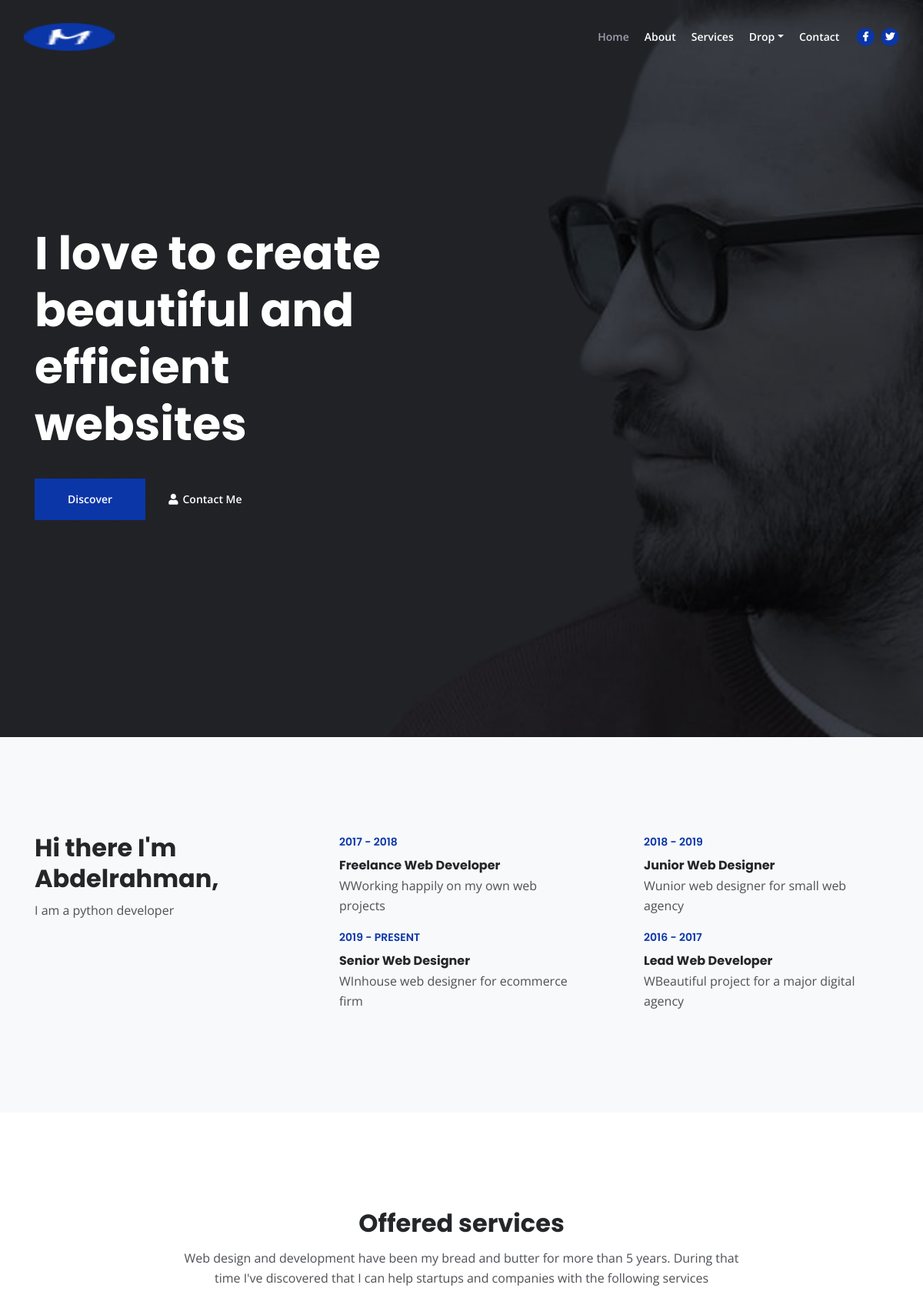
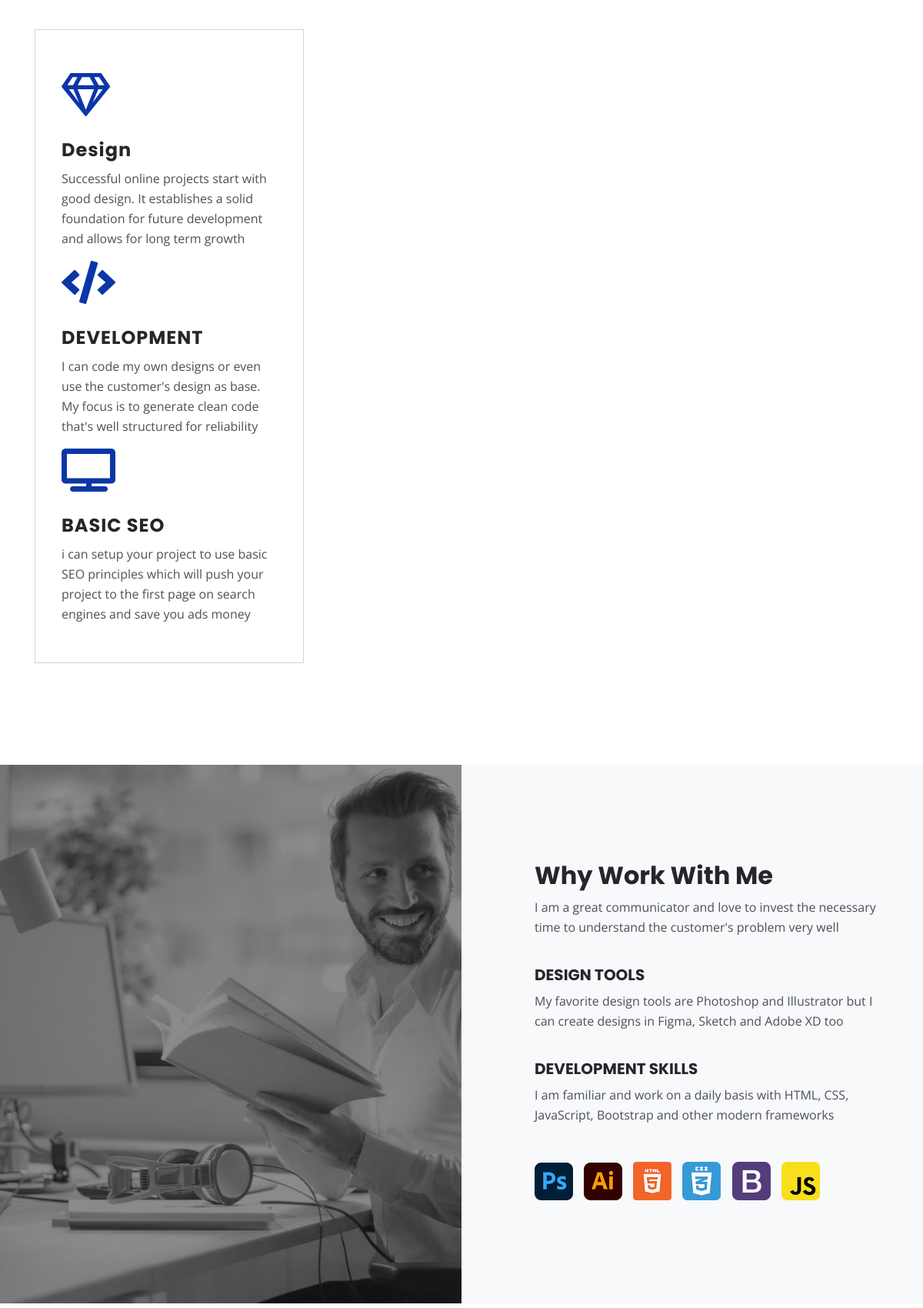
The page / (upper part) on the database its author committed (2 pictures, top to bottom).
### personal/models.py (models this page shows, shortened)
class About(models.Model):
    about = models.TextField(max_length=1000)
    logo = models.ImageField(upload_to='logo')
    fb_link = models.URLField(blank=True,null=True)
    tw_link = models.URLField(blank=True,null=True)
    youtube_link = models.URLField(blank=True,null=True)
    instagram_link = models.URLField(blank=True,null=True)

class Experience(models.Model):
    from_to = models.CharField(max_length=15)
    title = models.CharField(max_length=100)
    description = models.TextField(max_length=1000)

class Services(models.Model):
    icon = models.CharField(max_length=30)
    title = models.CharField(max_length=100)
    description = models.TextField(max_length=1000)

### personal/views.py (the view)
# urls.py: 2. Add a URL to urlpatterns:  path('', views.home, name='home')
def home(request):
    about = About.objects.first()
    experience_first = Experience.objects.all()[:2]
    experience_last = Experience.objects.all()[2:]
    services = Services.objects.all()
    project = Project.objects.all()
    contact = Contact.objects.all()
    faq = Faq.objects.all()
    reviews = Reviews.objects.all()
    return render(request,'home/home.html',
    {
        'about':about,
        'experience_first':experience_first,
        'experience_last':experience_last,
        'faq':faq,
        'contact':contact,
        'services':services,
        'project':project,
        'reviews':reviews,
    })

### personal/templates/home/home.html (shortened to what this page needs)
{% load static %}
<!DOCTYPE html>
<html lang="en">
<head>
    <link href="{% static 'css/bootstrap.css' %}" rel="stylesheet">
    <link href="{% static 'css/fontawesome-all.css' %}" rel="stylesheet">
	<link href="{% static 'css/styles.css' %}" rel="stylesheet">
</head>
<body data-spy="scroll" data-target=".fixed-top">
    <nav class="navbar navbar-expand-lg fixed-top navbar-dark">
        <div class="container">
            <a class="navbar-brand logo-image" href="index.html"><img src="{{about.logo.url}}" alt="alternative"></a>
            <div class="navbar-collapse offcanvas-collapse" id="navbarsExampleDefault">
                <ul class="navbar-nav ml-auto">
                    <li class="nav-item">
                        <a class="nav-link page-scroll" href="#header">Home <span class="sr-only">(current)</span></a>
                    </li>
                    <li class="nav-item">
                        <a class="nav-link page-scroll" href="#about">About</a>
                    </li>
                    <li class="nav-item">
                        <a class="nav-link page-scroll" href="#services">Services</a>
                    </li>
                    <li class="nav-item dropdown">
                        <a class="nav-link dropdown-toggle" href="#" id="dropdown01" data-toggle="dropdown" aria-haspopup="true" aria-expanded="false">Drop</a>
                    </li>
                    <li class="nav-item">
                        <a class="nav-link page-scroll" href="#contact">Contact</a>
                    </li>
                </ul>
                <span class="nav-item social-icons">
                    <span class="fa-stack">
                        <a href="#your-link">
                            <i class="fas fa-circle fa-stack-2x"></i>
                            <i class="fab fa-facebook-f fa-stack-1x"></i>
                        </a>
                    </span>
                    <span class="fa-stack">
                        <a href="#your-link">
                            <i class="fas fa-circle fa-stack-2x"></i>
                            <i class="fab fa-twitter fa-stack-1x"></i>
                        </a>
                    </span>
                </span>
            </div>
        </div>
    </nav>
    <header id="header" class="header">
        <div class="container">
            <div class="row">
                <div class="col-lg-6">
                    <div class="text-container">
                        <h1 class="h1-large">I love to create beautiful and efficient websites</h1>
                        <a class="btn-solid-lg page-scroll" href="#about">Discover</a>
                        <a class="btn-outline-lg page-scroll" href="#contact"><i class="fas fa-user"></i>Contact Me</a>
                    </div>
                </div>
            </div>
        </div>
    </header>
    <div id="about" class="basic-1 bg-gray">
        <div class="container">
            <div class="row">
                <div class="col-lg-4">
                    <div class="text-container first">
                        <h2>Hi there I'm Abdelrahman,</h2>
                        <p>{{about.about}}</p>
                    </div>
                </div>
                <div class="col-lg-4">
                    <div class="text-container second">
                        {% for object in experience_first %}
                        <div class="time">{{object.from_to}}</div>
                        <h6>{{object.title}}</h6>
                        <p>W{{object.description}}</p>
                        {% endfor %}
                    </div>
                </div>
                <div class="col-lg-4">
                    <div class="text-container third">
                        {% for object in experience_last %}
                        <div class="time">{{object.from_to}}</div>
                        <h6>{{object.title}}</h6>
                        <p>W{{object.description}}</p>
                        {% endfor %}
                    </div>
                </div>
            </div>
        </div>
    </div>
    <div id="services" class="basic-2">
        <div class="container">
            <div class="row">
                <div class="col-lg-12">
                    <h2 class="h2-heading">Offered services</h2>
                    <p class="p-heading">Web design and development have been my bread and butter for more than 5 years. During that time I've discovered that I can help startups and companies with the following services</p>
                </div>
            </div>
            <div class="row">
                <div class="col-lg-4">
                    <div class="text-box">
                        {% for object in services %}
                        <i class="{{object.icon}}"></i>
                        <h4>{{object.title}}</h4>
                        <p>{{object.description}}</p>
                        {% endfor %}
                    </div>
                </div>
            </div>
        </div>
    </div>
	<div class="split">
		<div class="area-1">
		</div><div class="area-2 bg-gray">
            <div class="container">
                <div class="row">
                    <div class="col-lg-12">
                        <div class="text-container">
                            <h2>Why Work With Me</h2>
                            <p>I am a great communicator and love to invest the necessary time to understand the customer's problem very well</p>
                            <h5>DESIGN TOOLS</h5>
                            <p>My favorite design tools are Photoshop and Illustrator but I can create designs in Figma, Sketch and Adobe XD too</p>
                            <h5>DEVELOPMENT SKILLS</h5>
                            <p>I am familiar and work on a daily basis with HTML, CSS, JavaScript, Bootstrap and other modern frameworks</p>
                            <div class="icons-container">
                                <img src="images/details-icon-photoshop.png" alt="alternative">
                                <img src="images/details-icon-illustrator.png" alt="alternative">
                                <img src="images/details-icon-html.png" alt="alternative">
                                <img src="images/details-icon-css.png" alt="alternative">
                                <img src="images/details-icon-bootstrap.png" alt="alternative">
                                <img src="images/details-icon-javascript.png" alt="alternative">
                            </div>
                        </div>
                    </div>
                </div>
            </div>
		</div>
    </div>
    <div id="projects" class="basic-3">
    </div>
</body>
</html>

### rows shown on the page
About: logo (picture), about "I am a python developer"
Experience: from_to "2017 - 2018", title "Freelance Web Developer", description "Working happily on my own web projects"
Experience: from_to "2019 - PRESENT", title "Senior Web Designer", description "Inhouse web designer for ecommerce firm"
Experience: from_to "2018 - 2019", title "Junior Web Designer", description "unior web designer for small web agency"
Experience: from_to "2016 - 2017", title "Lead Web Developer", description "Beautiful project for a major digital agency"
Services: title "Design", description "Successful online projects start with good design. It establishes a solid foundation for future development and allows for long term growth"
Services: title "DEVELOPMENT", description "I can code my own designs or even use the customer's design as base. My focus is to generate clean code that's well structured for reliability"
Services: title "BASIC SEO", description "i can setup your project to use basic SEO principles which will push your project to the first page on search engines and save you ads money"
